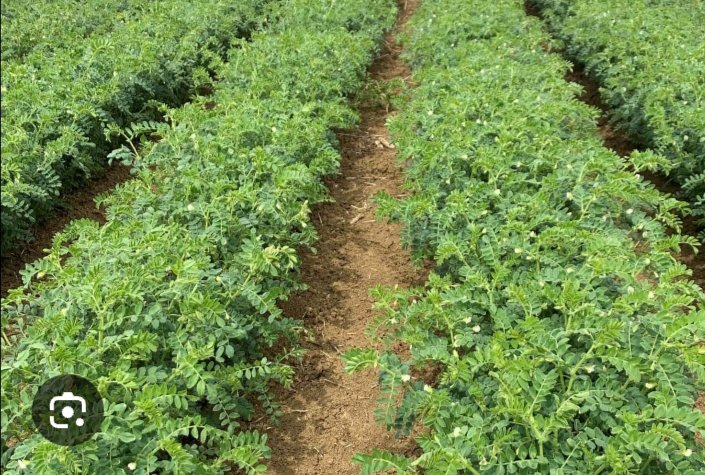
#> input picture app/uploads/01543bc4ad60493b940c14cde4414bd4.jpg, 705 x 475 px
$ python -i analysis_service.py   (imports and definitions only)   (older library calls are emulated)
#> lines starting #> are read from the running program, lines starting #| are printed output that depends on the picture; after the words box and inside, x2 and y2 are one past the last pixel; in counts of white or black regions, pixels touching at a corner belong together
### app/services/crop_model.py
import os
import cv2
import numpy as np
from typing import Dict, Tuple

# Supported Classes
_CROPS = ["Rice", "Maize", "Cotton", "Groundnut", "Sugarcane"]
_STAGES = ["Germination", "Vegetative", "Flowering", "Maturity"]

# Centroid feature templates (14-dimensional feature vectors)
# Features 0-7: Original HSV & Edge features
# Features 8-9: GLCM Contrast, GLCM Homogeneity
# Features 10-13: Vertical-to-Horizontal Edge Ratio, Edge Row Var, Edge Col Var, Quad Diff
_CENTROIDS = {
    # Rice
    ("Rice", "Germination"): [0.08, 0.30, 0.40, 0.05, 0.70, 0.02, 0.01, 0.02, 0.50, 0.30, 0.50, 0.05, 0.05, 0.02],
    ("Rice", "Vegetative"):  [0.33, 0.70, 0.60, 0.85, 0.02, 0.03, 0.01, 0.08, 0.20, 0.60, 0.65, 0.08, 0.22, 0.03],
    ("Rice", "Flowering"):   [0.25, 0.60, 0.60, 0.60, 0.02, 0.20, 0.01, 0.10, 0.30, 0.50, 0.60, 0.08, 0.18, 0.03],
    ("Rice", "Maturity"):    [0.15, 0.70, 0.70, 0.05, 0.02, 0.80, 0.01, 0.12, 0.40, 0.40, 0.55, 0.05, 0.12, 0.02],

    # Maize
    ("Maize", "Germination"): [0.08, 0.30, 0.40, 0.04, 0.72, 0.01, 0.01, 0.02, 0.50, 0.30, 0.50, 0.05, 0.05, 0.02],
    ("Maize", "Vegetative"):  [0.30, 0.65, 0.55, 0.80, 0.02, 0.05, 0.01, 0.07, 0.22, 0.58, 0.62, 0.07, 0.25, 0.03],
    ("Maize", "Flowering"):   [0.23, 0.55, 0.60, 0.55, 0.02, 0.15, 0.02, 0.09, 0.32, 0.48, 0.58, 0.07, 0.20, 0.03],
    ("Maize", "Maturity"):    [0.16, 0.60, 0.65, 0.10, 0.02, 0.70, 0.01, 0.10, 0.38, 0.42, 0.55, 0.06, 0.15, 0.02],

    # Cotton
    ("Cotton", "Germination"): [0.08, 0.30, 0.40, 0.03, 0.75, 0.01, 0.01, 0.03, 0.52, 0.28, 0.50, 0.04, 0.04, 0.02],
    ("Cotton", "Vegetative"):  [0.32, 0.60, 0.50, 0.70, 0.02, 0.04, 0.02, 0.14, 0.40, 0.40, 0.52, 0.12, 0.12, 0.04],
    ("Cotton", "Flowering"):   [0.28, 0.50, 0.60, 0.50, 0.02, 0.08, 0.25, 0.16, 0.42, 0.38, 0.52, 0.10, 0.10, 0.04],
    ("Cotton", "Maturity"):    [0.20, 0.35, 0.70, 0.15, 0.02, 0.08, 0.45, 0.18, 0.45, 0.35, 0.50, 0.08, 0.08, 0.03],

    # Sugarcane (Upright Grass Structure)
    ("Sugarcane", "Germination"): [0.08, 0.30, 0.40, 0.05, 0.68, 0.01, 0.01, 0.02, 0.45, 0.35, 0.55, 0.04, 0.08, 0.02],
    ("Sugarcane", "Vegetative"):  [0.35, 0.75, 0.65, 0.90, 0.01, 0.02, 0.01, 0.04, 0.15, 0.65, 0.70, 0.05, 0.30, 0.02],
    ("Sugarcane", "Flowering"):   [0.32, 0.65, 0.65, 0.75, 0.01, 0.08, 0.05, 0.06, 0.20, 0.60, 0.68, 0.05, 0.28, 0.02],
    ("Sugarcane", "Maturity"):    [0.22, 0.55, 0.60, 0.40, 0.02, 0.35, 0.02, 0.08, 0.30, 0.50, 0.60, 0.04, 0.20, 0.02],

    # Groundnut (Round broadleaf clusters)
    ("Groundnut", "Germination"): [0.08, 0.30, 0.40, 0.06, 0.70, 0.02, 0.01, 0.03, 0.48, 0.32, 0.50, 0.04, 0.04, 0.02],
    ("Groundnut", "Vegetative"):  [0.34, 0.72, 0.55, 0.88, 0.01, 0.02, 0.01, 0.06, 0.45, 0.35, 0.50, 0.10, 0.10, 0.02],
    ("Groundnut", "Flowering"):   [0.27, 0.68, 0.58, 0.68, 0.01, 0.18, 0.01, 0.08, 0.42, 0.38, 0.50, 0.08, 0.08, 0.02],
    ("Groundnut", "Maturity"):    [0.18, 0.60, 0.60, 0.25, 0.02, 0.55, 0.01, 0.09, 0.40, 0.40, 0.48, 0.06, 0.08, 0.02],

    # Non-Agricultural / Generic Unknown templates
    ("Unknown", "N/A"): [0.0, 0.0, 0.0, 0.0, 0.0, 0.0, 0.0, 0.0, 0.0, 0.0, 0.0, 0.0, 0.0, 0.0],
}


def extract_features(image_path: str) -> np.ndarray:
    """
    Preprocess image and extract a 14-dimensional feature vector:
    - 0-2: Hue, Saturation, Value averages (0-1)
    - 3-6: Green, Brown, Yellow, White pixel ratios
    - 7: Edge density
    - 8-9: GLCM Contrast & Homogeneity
    - 10-13: Canny directional ratio, Row variance, Col variance, Quadrant difference
    """
    img = cv2.imread(image_path)
    if img is None:
        raise ValueError(f"Unable to read image at: {image_path}")

    # Image Quality / Sharpness Check: Laplacian variance
    gray = cv2.cvtColor(img, cv2.COLOR_BGR2GRAY)
    laplacian_var = cv2.Laplacian(gray, cv2.CV_64F).var()
    if laplacian_var < 5.0: # Sharpness threshold
        # Re-raise or mark features as extremely low quality to trigger Unknown
        return np.zeros(14, dtype=np.float32)

    # Convert to HSV color space
    hsv = cv2.cvtColor(img, cv2.COLOR_BGR2HSV)
    h_band = hsv[:, :, 0].astype(np.float32)
    s_band = hsv[:, :, 1].astype(np.float32)
    v_band = hsv[:, :, 2].astype(np.float32)

    # Global color averages (scaled to 0-1)
    hue_mean = float(np.mean(h_band)) / 180.0
    sat_mean = float(np.mean(s_band)) / 255.0
    val_mean = float(np.mean(v_band)) / 255.0

    # Color range masks
    # Green (vegetation) Hue range 35-85, Saturation/Value > 40
    green_mask = cv2.inRange(hsv, (35, 40, 40), (85, 255, 255))
    green_ratio = float(np.sum(green_mask > 0)) / green_mask.size

    # Brown (soil/germination) Hue range 5-20, Saturation/Value > 40
    brown_mask = cv2.inRange(hsv, (5, 40, 40), (20, 255, 255))
    brown_ratio = float(np.sum(brown_mask > 0)) / brown_mask.size

    # Yellowish (dry crop/flowering/maturity) Hue range 21-34
    yellow_mask = cv2.inRange(hsv, (21, 40, 40), (34, 255, 255))
    yellow_ratio = float(np.sum(yellow_mask > 0)) / yellow_mask.size

    # White (light bolls/flowering) Low Saturation, High Value
    white_mask = cv2.inRange(hsv, (0, 0, 190), (180, 45, 255))
    white_ratio = float(np.sum(white_mask > 0)) / white_mask.size

    # Canny Edge Density
    edges = cv2.Canny(gray, 50, 150)
    edge_density = float(np.sum(edges > 0)) / edges.size

    # --- GLCM Texture Extraction (Raw NumPy Implementation) ---
    # Resize and quantize grayscale to 16 levels to make GLCM computation lightweight
    gray_resized = cv2.resize(gray, (64, 64))
    gray_q = (gray_resized // 16).astype(np.int32)

    # Compute 16x16 GLCM with offset dx=1, dy=0 (horizontal adjacency)
    glcm = np.zeros((16, 16), dtype=np.float32)
    for i in range(16):
        for j in range(16):
            glcm[i, j] = np.sum((gray_q[:, :-1] == i) & (gray_q[:, 1:] == j))

    # Normalize GLCM matrix
    glcm_sum = np.sum(glcm)
    if glcm_sum > 0:
        glcm /= glcm_sum

    # Calculate Contrast and Homogeneity
    contrast = 0.0
    homogeneity = 0.0
    for i in range(16):
        for j in range(16):
            val = glcm[i, j]
            diff_sq = (i - j) ** 2
            contrast += val * diff_sq
            homogeneity += val / (1.0 + diff_sq)

    # Scale contrast to 0-1 (max theoretical is 15^2 = 225)
    contrast_norm = contrast / 225.0

    # --- Canny Directional Projections ---
    # Vertical/Horizontal Sobel gradients to compute directional edge ratio
    sobel_x = cv2.Sobel(gray, cv2.CV_64F, 1, 0, ksize=3)
    sobel_y = cv2.Sobel(gray, cv2.CV_64F, 0, 1, ksize=3)
    mag_x = np.sum(np.abs(sobel_x) > 30)
    mag_y = np.sum(np.abs(sobel_y) > 30)

    edge_ratio = float(mag_x) / (float(mag_y) + 1e-5)
    edge_ratio_norm = edge_ratio / (1.0 + edge_ratio)

    # Edge Row & Column Histograms
    row_sums = np.sum(edges > 0, axis=1).astype(np.float32)
    col_sums = np.sum(edges > 0, axis=0).astype(np.float32)

    # Normalize histograms
    if np.sum(row_sums) > 0: row_sums /= np.max(row_sums)
    if np.sum(col_sums) > 0: col_sums /= np.max(col_sums)

    row_var = float(np.var(row_sums)) if len(row_sums) > 0 else 0.0
    col_var = float(np.var(col_sums)) if len(col_sums) > 0 else 0.0

    # Quadrant Difference (left vs right half edge density)
    half_w = edges.shape[1] // 2
    left_edges = float(np.sum(edges[:, :half_w] > 0))
    right_edges = float(np.sum(edges[:, half_w:] > 0))
    quad_diff = abs(left_edges - right_edges) / (edges.size + 1e-5)

    return np.array([
        hue_mean, sat_mean, val_mean,
        green_ratio, brown_ratio, yellow_ratio, white_ratio,
        edge_density,
        contrast_norm, homogeneity,
        edge_ratio_norm, row_var, col_var, quad_diff
    ], dtype=np.float32)


def generate_dataset() -> Tuple[np.ndarray, np.ndarray, np.ndarray]:
    """
    Generates a 14-dimensional trained dataset of 120 samples by adding Gaussian noise
    to the centroid definitions, creating a realistic distribution.
    """
    X = []
    y_crop = []
    y_stage = []

    np.random.seed(42) # Deterministic data generation

    # Generate 6 samples per crop/stage combination
    for (crop, stage), centroid in _CENTROIDS.items():
        n_samples = 15 if crop == "Unknown" else 6
        for _ in range(n_samples):
            # Add Gaussian noise with standard deviation 0.02, clipped between 0 and 1
            noise = np.random.normal(0, 0.02, len(centroid))
            sample = np.clip(np.array(centroid) + noise, 0.0, 1.0)
            X.append(sample)
            y_crop.append(crop)
            y_stage.append(stage)

    return np.array(X, dtype=np.float32), np.array(y_crop), np.array(y_stage)


# Load dataset in memory
_X_TRAIN, _Y_CROP_TRAIN, _Y_STAGE_TRAIN = generate_dataset()


class KNNClassifier:
    """
    Lightweight, robust KNN classifier implemented in NumPy on 14D features.
    """
    def __init__(self, k: int = 5):
        self.k = k

    def predict(self, x: np.ndarray) -> Tuple[str, float, str, float]:
        # If input image failed sharpness/quality checks, return Unknown immediately
        if np.sum(x) == 0.0:
            return "Unknown", 0.0, "Needs better image", 0.0

        # Compute Euclidean distance to all training samples in 14D space
        distances = np.sqrt(np.sum((_X_TRAIN - x) ** 2, axis=1))

        # Get indices of K nearest neighbors
        nearest_indices = np.argsort(distances)[:self.k]
        nearest_dist = distances[nearest_indices]

        # Get class labels of neighbors
        crops = _Y_CROP_TRAIN[nearest_indices]
        stages = _Y_STAGE_TRAIN[nearest_indices]

        # 1. Majority vote for Crop
        unique_crops, crop_counts = np.unique(crops, return_counts=True)
        pred_crop = unique_crops[np.argmax(crop_counts)]
        crop_conf = float(np.max(crop_counts)) / self.k

        # 2. Majority vote for Stage
        unique_stages, stage_counts = np.unique(stages, return_counts=True)
        pred_stage = unique_stages[np.argmax(stage_counts)]
        stage_conf = float(np.max(stage_counts)) / self.k

        # Average distance to the nearest neighbors
        avg_dist = float(np.mean(nearest_dist))

        # Unknown handling:
        # If the average distance is too high (> 0.65 in 14D space), or if the closest matching crop is Unknown,
        # or if the crop features are completely outside normal agricultural parameters (vegetation/soil is too low)
        # return Unknown.
        agricultural_score = x[3] + x[4] + x[5] + x[6] # Green + Brown + Yellow + White
        if avg_dist > 0.65 or pred_crop == "Unknown" or agricultural_score < 0.12:
            return "Unknown", 0.0, "Needs better image", 0.0

        return str(pred_crop), crop_conf, str(pred_stage), stage_conf


def predict_crop_and_stage(image_path: str) -> Dict:
    """
    Runs the full ML inference pipeline on the input image:
    1. Extracts 14D OpenCV features.
    2. Runs the NumPy 14D KNN classifier.
    3. Handles low confidence prediction and disease rules.
    """
    try:
        features = extract_features(image_path)
    except Exception:
        # Fallback if image loading completely failed
        return {
            "crop_name": "Unknown",
            "growth_stage": "Needs better image",
            "crop_confidence": 0.0,
            "stage_confidence": 0.0,
            "health_status": "Unhealthy",
            "disease": "Image Load Error"
        }

    # Run KNN Inference
    knn = KNNClassifier(k=5)
    crop, crop_conf, stage, stage_conf = knn.predict(features)

    # Translate confidences to percentages
    crop_conf_pct = round(crop_conf * 100, 1)
    stage_conf_pct = round(stage_conf * 100, 1)

    # Health status based on vegetation / NDVI (Greenness ratio proxy)
    green_ratio = features[3]
    brown_ratio = features[4]
    white_ratio = features[6]
    edge_density = features[7]

    if crop == "Unknown":
        health_status = "Unhealthy"
        disease = "Non-Agricultural/Unknown"
    else:
        if green_ratio > 0.40:
            health_status = "Healthy"
        elif green_ratio > 0.18:
            health_status = "At Risk"
        else:
            health_status = "Unhealthy"

        # Disease Identification heuristics
        disease = "None"
        if crop == "Rice" and stage in ["Vegetative", "Flowering"]:
            # High brown spots on green rice leaves indicates Leaf Blast
            if brown_ratio > 0.06 and green_ratio > 0.35:
                disease = "Leaf Blast"
                health_status = "Unhealthy"
        elif crop == "Cotton" and stage in ["Flowering", "Maturity"]:
            # Low white ratio combined with extremely high edge/withered texture indicates Boll Rot
            if white_ratio < 0.08 and edge_density > 0.15:
                disease = "Boll Rot"
                health_status = "Unhealthy"
        elif crop == "Groundnut" and stage == "Vegetative":
            # High yellowing spots on groundnut leaves indicates Leaf Spot disease
            if features[5] > 0.10 and green_ratio > 0.40:
                disease = "Leaf Spot"
                health_status = "At Risk"

    return {
        "crop_name": crop,
        "growth_stage": stage,
        "crop_confidence": crop_conf_pct,
        "stage_confidence": stage_conf_pct,
        "health_status": health_status,
        "disease": disease
    }

### app/services/analysis_service.py
import os
import cv2
import numpy as np
from typing import Dict

from .crop_model import predict_crop_and_stage

_DISTRICTS = ["Davanagere", "Haveri", "Dharwad", "Gadag", "Belagavi", "Ballari"]

# Setup color lookup table for NDVI visualization (BGR format)
_NDVI_LUT = np.zeros((256, 1, 3), dtype=np.uint8)
# [17 lines not run here, left out]


def run_analysis(image_path: str) -> Dict:
    """
    Performs real OpenCV-based NDVI simulation and band analysis on the uploaded image.
    Then, invokes the NumPy-based crop and growth-stage KNN prediction pipeline.
    """
    # 1. Load image
    img = cv2.imread(image_path)
#> img is the input picture: shape (475, 705, 3); mean B, G, R 77.2, 142.7, 116.4
    if img is None:
        # Fallback if image load failed
        return {
            "crop": "Unknown",
            "crop_name": "Unknown",
            "district": "Unknown",
            "area_acres": 0.0,
            "growth_stage": "Needs better image",
            "health_status": "Unhealthy",
            "harvest_in_days": 0,
            "confidence": 0.0,
            "crop_confidence": 0.0,
            "stage_confidence": 0.0,
            "disease": "Image Load Error",
            "avg_ndvi": 0.0,
            "min_ndvi": 0.0,
            "max_ndvi": 0.0,
            "boundary_geojson": _get_default_boundary(),
            "ndvi_image_path": None,
        }

    # 2. Simulate NDVI using RGB bands: G is green reflectance, R is red absorption
    # OpenCV loads images in BGR format
    b_band = img[:, :, 0].astype(np.float32)
    g_band = img[:, :, 1].astype(np.float32)
    r_band = img[:, :, 2].astype(np.float32)

    # NDVI = (Green - Red) / (Green + Red)
    denominator = g_band + r_band + 1e-5
    ndvi_array = (g_band - r_band) / denominator
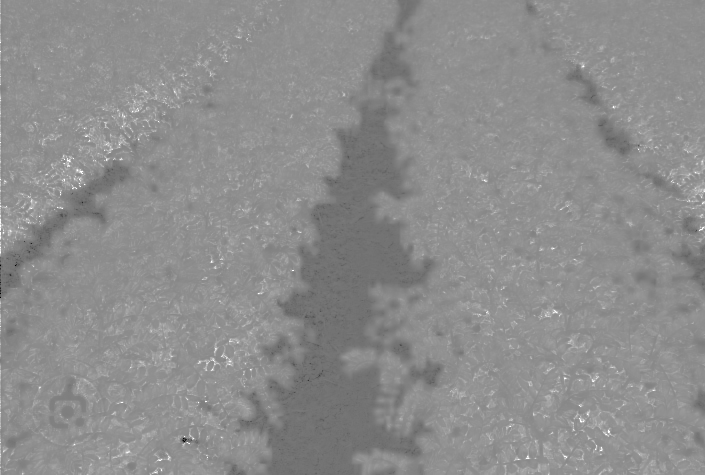
#> ndvi_array: shape (475, 705) float32; min -1, max 1, mean 0.108; drawn with min black and max white

    # Clip values to range -1.0 to 1.0
    ndvi_array = np.clip(ndvi_array, -1.0, 1.0)

    # Calculate real stats
    mean_val = float(np.mean(ndvi_array))
#> mean_val = 0.108
    min_val = float(np.min(ndvi_array))
#> min_val = -1
    max_val = float(np.max(ndvi_array))
#> max_val = 1

    # 3. Create NDVI Visual Heatmap Image
    # Scale from [-1, 1] to [0, 255]
    ndvi_scaled = (((ndvi_array + 1.0) / 2.0) * 255.0).astype(np.uint8)

    # Apply custom green-to-red lookup table (requires 3-channel input for a 3-channel LUT)
    ndvi_scaled_3ch = cv2.merge([ndvi_scaled, ndvi_scaled, ndvi_scaled])
    ndvi_colored = cv2.LUT(ndvi_scaled_3ch, _NDVI_LUT)
#> ndvi_colored: shape (475, 705, 3); every value is 0

    # Save visual NDVI heatmap
    directory, original_name = os.path.split(image_path)
    ndvi_name = f"ndvi_{original_name}"
    ndvi_save_path = os.path.join(directory, ndvi_name)
    cv2.imwrite(ndvi_save_path, ndvi_colored)

    # 4. Predict Crop & Stage using NumPy KNN classifier
    pred = predict_crop_and_stage(image_path)
#> in extract_features, `laplacian_var = cv2.Laplacian(gray, cv2.CV_64F).var()`: laplacian_var = 3174.6
#> in extract_features, `h_band = hsv[:, :, 0].astype(np.float32)`:
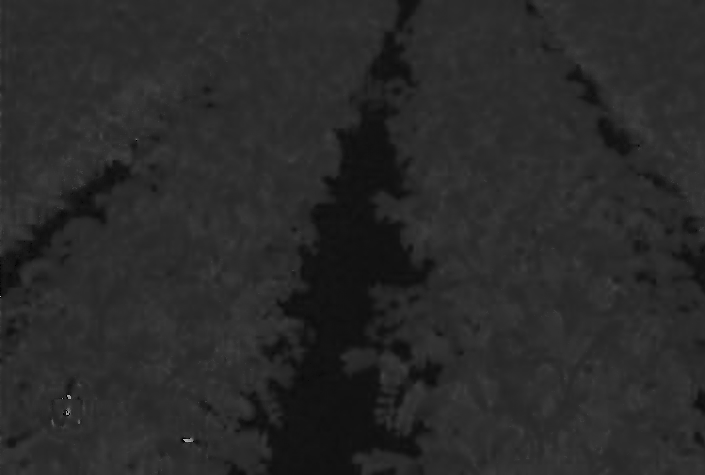
#> h_band: shape (475, 705) float32; min 0, max 177, mean 41.6
#> in extract_features, `s_band = hsv[:, :, 1].astype(np.float32)`:
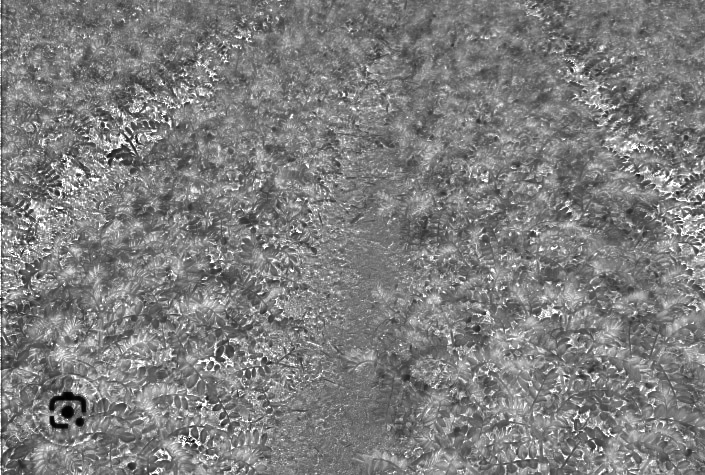
#> s_band: shape (475, 705) float32; min 0, max 255, mean 125.6
#> in extract_features, `v_band = hsv[:, :, 2].astype(np.float32)`:
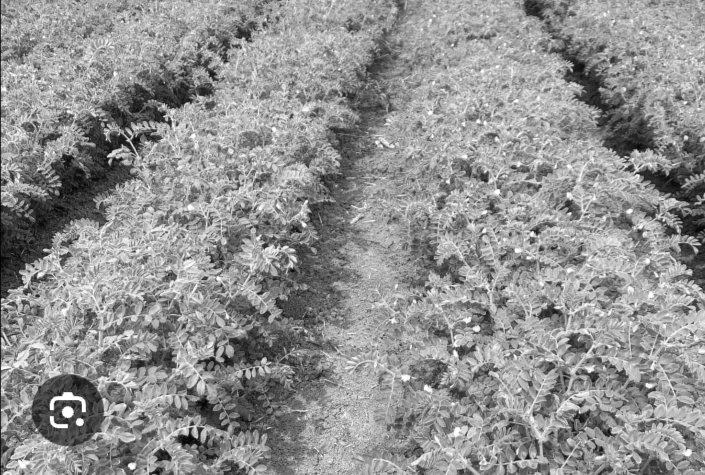
#> v_band: shape (475, 705) float32; min 0, max 255, mean 145.2
#> in extract_features, `hue_mean = float(np.mean(h_band)) / 180.0`: hue_mean = 0.231
#> in extract_features, `sat_mean = float(np.mean(s_band)) / 255.0`: sat_mean = 0.493
#> in extract_features, `val_mean = float(np.mean(v_band)) / 255.0`: val_mean = 0.569
#> in extract_features, `green_mask = cv2.inRange(hsv, (35, 40, 40), (85, 255, 255))`:
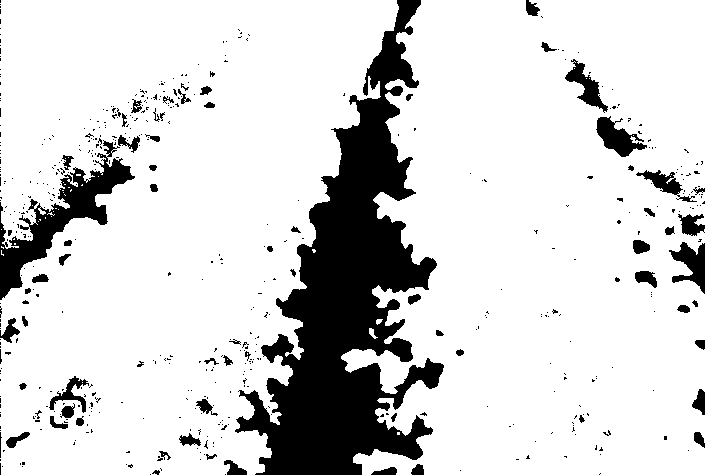
#> green_mask: shape (475, 705); 83.7% white; 541 black regions (470 under 20 px), largest, box (x1, y1, x2, y2) and area: (235, 0, 444, 475) 39061, (0, 140, 135, 300) 5283, (596, 116, 647, 157) 988
#> in extract_features, `green_ratio = float(np.sum(green_mask > 0)) / green_mask.size`: green_ratio = 0.837
#> in extract_features, `brown_mask = cv2.inRange(hsv, (5, 40, 40), (20, 255, 255))`:
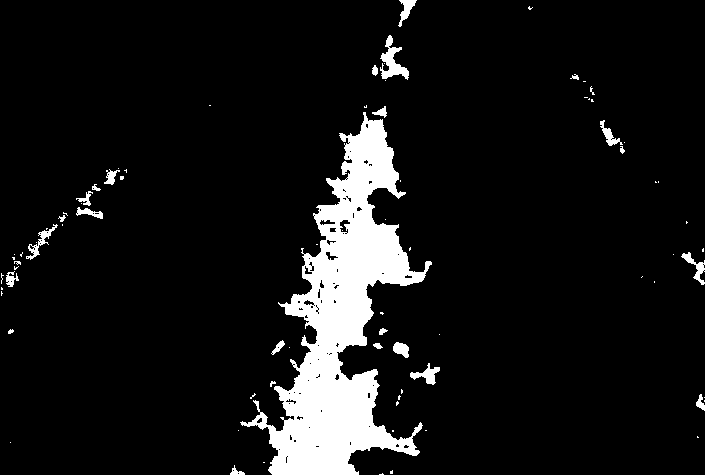
#> brown_mask: shape (475, 705); 8.5% white; 81 white regions (56 under 20 px), largest, box (x1, y1, x2, y2) and area: (240, 112, 432, 475) 25235, (380, 35, 409, 80) 550, (410, 363, 440, 385) 266
#> in extract_features, `brown_ratio = float(np.sum(brown_mask > 0)) / brown_mask.size`: brown_ratio = 0.085
#> in extract_features, `yellow_mask = cv2.inRange(hsv, (21, 40, 40), (34, 255, 255))`:
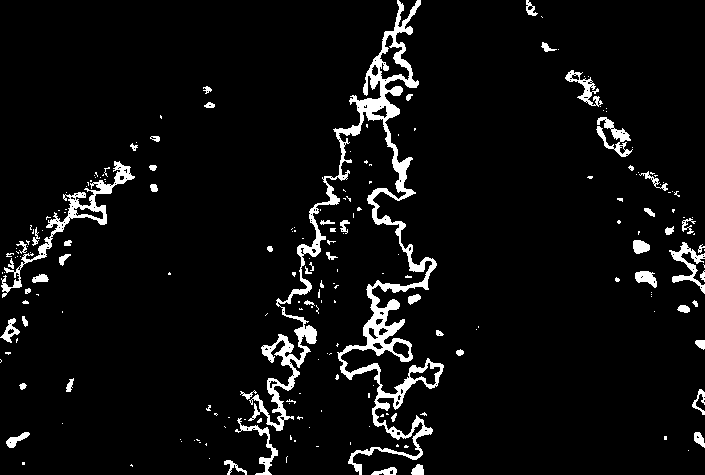
#> yellow_mask: shape (475, 705); 5.6% white; 210 white regions (153 under 20 px), largest, box (x1, y1, x2, y2) and area: (248, 0, 444, 475) 10961, (1, 161, 135, 298) 1783, (669, 242, 705, 294) 558
#> in extract_features, `yellow_ratio = float(np.sum(yellow_mask > 0)) / yellow_mask.size`: yellow_ratio = 0.0563
#> (the rest of the program and of its run is left out)
